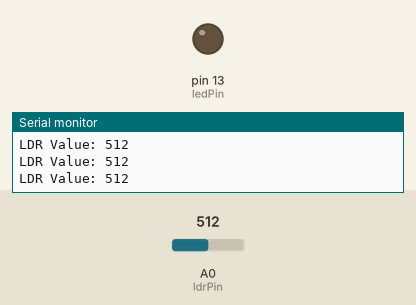
The sketch below on a simulated Arduino Uno, built with avr-gcc and run on an emulated ATmega328P. On the bench: output pins drawn as LEDs (lit = HIGH), the last lines printed to the serial monitor. The inputs (shaded band) are chosen by the test bench; at power-on: A0 (ldrPin) = 512.

Above: at 1.2 s.
1.3 s: A0 (ldrPin) set to 489
At 2.2 s:
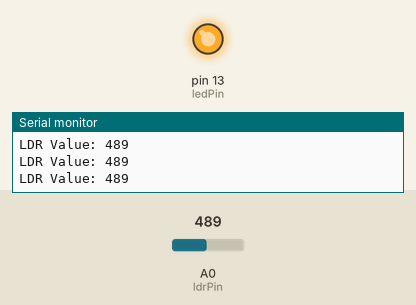
2.8 s: A0 (ldrPin) set to 510
At 3.6 s:
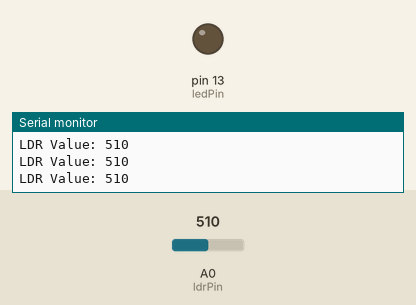
4.3 s: A0 (ldrPin) set to 490
At 4.9 s:
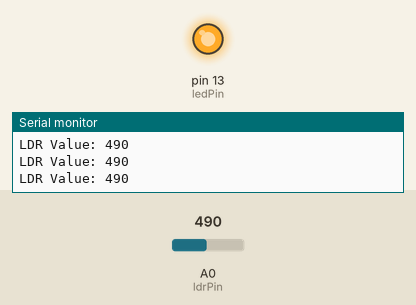
Timing chart, 0 to 7.3 s (numbered marks = the images above; inputs shaded):
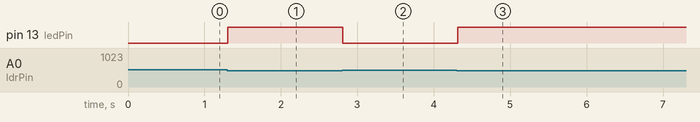

The sketch:

ldr.ino
```cpp
int ledPin = 13; // Using pin 13 for the LED
int ldrPin = A0; // Using analog pin A0 for the LDR
int ldrValue = 0; // Variable to store the LDR value

void setup() {
  pinMode(ledPin, OUTPUT); // Set LED pin as an output
  Serial.begin(9600); // Start serial communication at 9600 baud rate
}

void loop() {
  ldrValue = analogRead(ldrPin); // Read the value from the LDR
  Serial.print("LDR Value: ");
  Serial.println(ldrValue); // Print the LDR value to the serial monitor

  if (ldrValue < 500) { // Check if the light level is below a threshold (you can adjust this value)
    digitalWrite(ledPin, HIGH); // Turn the LED on
  } else {
    digitalWrite(ledPin, LOW); // Turn the LED off
  }
  delay(100); // Small delay to stabilize readings
}
```

Measured:
- the behaviour switches between 500 and 499 on A0 (ldrPin) (found by bisection; images 0 and 1)
- after the input at 1.3 s, pin 13 (ledPin): LOW → HIGH at once
- after the input at 2.8 s, pin 13 (ledPin): HIGH → LOW at once
- after the input at 4.3 s, pin 13 (ledPin): LOW → HIGH at once
